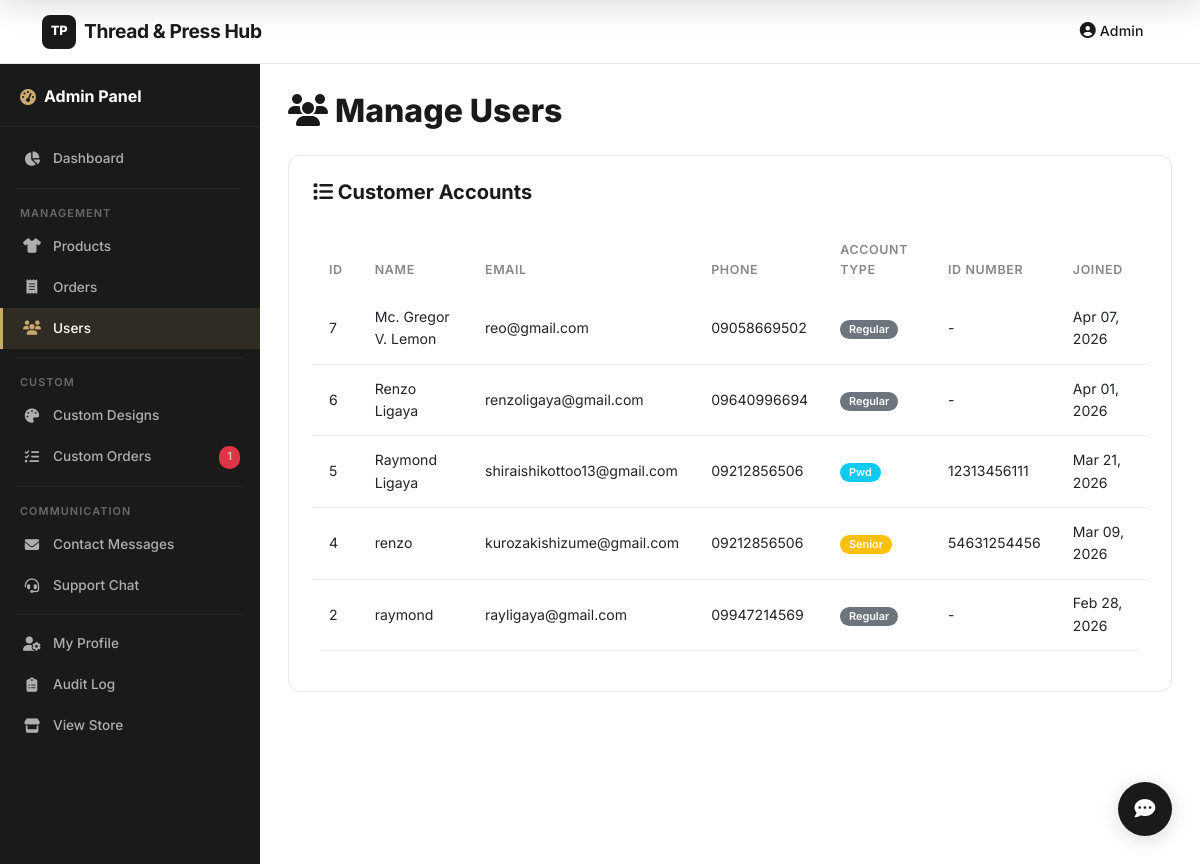
The page /admin/users.php (signed in) on the database its author committed.
### tables this page shows
CREATE TABLE `users` (
  `id` int(11) NOT NULL,
  `fullname` varchar(100) NOT NULL,
  `email` varchar(100) NOT NULL,
  `phone` varchar(20) DEFAULT NULL,
  `password` varchar(255) NOT NULL,
  `user_type` enum('regular','pwd','senior','admin') DEFAULT 'regular',
  `pwd_id` varchar(50) DEFAULT NULL,
  `senior_id` varchar(50) DEFAULT NULL,
  `street_address` varchar(255) DEFAULT NULL,
  `barangay` varchar(100) DEFAULT NULL,
  `city` varchar(100) DEFAULT NULL,
  `province` varchar(100) DEFAULT NULL,
  `zipcode` varchar(20) DEFAULT NULL,
  `created_at` timestamp NOT NULL DEFAULT current_timestamp(),
  `updated_at` timestamp NOT NULL DEFAULT current_timestamp() ON UPDATE current_timestamp()
);

### admin/users.php (the view, shortened to what this page needs)
<?php
require '../includes/config.php';
$users = $conn->query("SELECT * FROM users WHERE user_type != 'admin' ORDER BY created_at DESC");
?>
<?php include '../includes/header/header.php'; ?>
<?php include '../includes/admin-sidebar.php'; ?>
<div class="admin-container">
    <div class="mb-4">
        <h1 class="text-coffee-dark mb-2" style="font-size: 2rem; font-weight: 800;">
            <i class="fas fa-users"></i> Manage Users
        </h1>
    </div>
    <div class="admin-card">
        <h5 class="text-coffee-dark mb-4" style="font-weight: 700;">
            <i class="fas fa-list"></i> Customer Accounts
        </h5>
        <div class="table-responsive">
            <table class="table">
                <thead>
                    <tr>
                        <th>ID</th>
                        <th>Name</th>
                        <th>Email</th>
                        <th>Phone</th>
                        <th>Account Type</th>
                        <th>ID Number</th>
                        <th>Joined</th>
                    </tr>
                </thead>
                <tbody>
                    <?php while ($user = $users->fetch_assoc()): ?>
                    <tr>
                        <td><?php echo $user['id']; ?></td>
                        <td><?php echo htmlspecialchars($user['fullname']); ?></td>
                        <td><?php echo htmlspecialchars($user['email']); ?></td>
                        <td><?php echo htmlspecialchars($user['phone'] ?? '-'); ?></td>
                        <td>
                            <span class="badge bg-<?php echo $user['user_type'] === 'pwd' ? 'info' : ($user['user_type'] === 'senior' ? 'warning' : 'secondary'); ?>">
                                <?php echo ucfirst(str_replace('_', ' ', $user['user_type'])); ?>
                            </span>
                        </td>
                        <td>
                            <?php
                                if ($user['user_type'] === 'pwd' && $user['pwd_id']) {
                                    echo htmlspecialchars($user['pwd_id']);
                                } elseif ($user['user_type'] === 'senior' && $user['senior_id']) {
                                    echo htmlspecialchars($user['senior_id']);
                                } else {
                                    echo '-';
                                }
                            ?>
                        </td>
                        <td><?php echo date('M d, Y', strtotime($user['created_at'])); ?></td>
                    </tr>
                    <?php endwhile; ?>
                </tbody>
            </table>
        </div>
    </div>
</div>
    </div>
</div>
<?php include '../includes/footer/footer.php'; ?>

### css/style.css (style rules this page uses)
* { margin: 0; padding: 0; box-sizing: border-box; }
html, body { margin: 0 !important; padding: 0 !important; }
:root { --primary: #1a1a1a; --primary-light: #333333; --secondary: #666666; --accent: #c8a96e; --accent-hover: #b89555; --text-dark: #1a1a1a; --text-medium: #555555; --text-light: #888888; --bg-white: #ffffff; --bg-light: #f8f8f8; --bg-gray: #f2f2f2; --border-light: #e8e8e8; --border-medium: #d0d0d0; --success: #22c55e; --danger: #ef4444; --warning: #f59e0b; --info: #3b82f6; --shadow-sm: 0 1px 3px rgba(0,0,0,0.06); --shadow-md: 0 4px 12px rgba(0,0,0,0.08); --shadow-lg: 0 8px 30px rgba(0,0,0,0.12); --radius-sm: 8px; --radius-md: 12px; --radius-lg: 16px; --radius-xl: 24px; --transition: all 0.25s ease; --coffee-dark: #1a1a1a; --coffee-brown: #333333; --coffee-light: #666666; --coffee-cream: #f2f2f2; --accent-green: #1a1a1a; }
body { font-family: 'Inter', -apple-system, BlinkMacSystemFont, 'Segoe UI', Roboto, sans-serif; color: var(--text-dark); background-color: var(--bg-white); line-height: 1.6; -webkit-font-smoothing: antialiased; -moz-osx-font-smoothing: grayscale; padding-top: 0 !important; }
.admin-container { padding: 1.75rem; }
.admin-card { background: white; border-radius: var(--radius-md); padding: 1.5rem; border: 1px solid var(--border-light); margin-bottom: 1.25rem; }
.table { background: white; border-radius: var(--radius-md); overflow: hidden; }
.table thead { background-color: var(--bg-light); color: var(--text-dark); }
.table thead th { border: none; font-weight: 600; padding: 0.8rem 1rem; font-size: 0.78rem; text-transform: uppercase; letter-spacing: 0.05em; color: var(--text-light); }
.table tbody td { padding: 0.8rem 1rem; border-color: var(--border-light); vertical-align: middle; font-size: 0.88rem; }
.text-coffee-dark { color: var(--text-dark); }
.badge { padding: 0.25rem 0.55rem; border-radius: var(--radius-xl); font-size: 0.68rem; font-weight: 600; }

### rows shown on the page
users: id "7", fullname "Mc. Gregor V. Lemon", email "reo@gmail.com", phone "09058669502", user_type "Regular", created_at "Apr 07, 2026"
users: id "6", fullname "Renzo Ligaya", email "renzoligaya@gmail.com", phone "09640996694", user_type "Regular", created_at "Apr 01, 2026"
users: id "5", fullname "Raymond Ligaya", email "shiraishikottoo13@gmail.com", phone "09212856506", user_type "Pwd", pwd "12313456111", created_at "Mar 21, 2026"
users: id "4", fullname "renzo", email "kurozakishizume@gmail.com", phone "09212856506", user_type "Senior", senior "54631254456", created_at "Mar 09, 2026"
users: id "2", fullname "raymond", email "rayligaya@gmail.com", phone "09947214569", user_type "Regular", created_at "Feb 28, 2026"

### other values the page prints
$_SESSION['user_name'] "Admin"
$pending_custom_orders "1"
